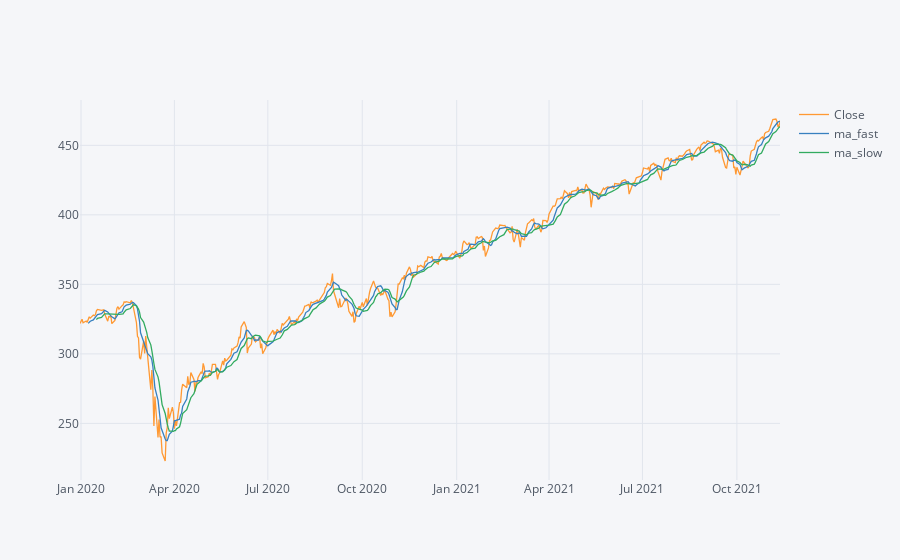

The notebook cell this image was saved under:
### Code cell
#Define the moving averags for the long and short term trends and add them to the dataframe
fast_trend = df.Open.rolling(window=short_trend_days).mean()
slow_trend = df.Open.rolling(window=long_trend_days).mean()

df['ma_fast'] = fast_trend
df['ma_slow'] = slow_trend
#Use the .plot() method to generate a plot of the Close price together with the long and short term trend lines.
df[['Close','ma_fast','ma_slow']].iplot()

### Figure 1 — Plotly figure (JSON) as saved in the notebook; plotly's stock layout.template omitted (floating-point values rounded to 4 significant figures; data arrays with more than 128 entries replaced by an {"elided": "..."} marker saying what was removed)
{"data": [{"line": {"color": "rgba(255, 153, 51, 1.0)", "dash": "solid", "shape": "linear", "width": 1.3}, "mode": "lines", "name": "Close", "text": "", "type": "scatter", "x": {"elided": "473 str values"}, "y": {"elided": "473 float values"}}, {"line": {"color": "rgba(55, 128, 191, 1.0)", "dash": "solid", "shape": "linear", "width": 1.3}, "mode": "lines", "name": "ma_fast", "text": "", "type": "scatter", "x": {"elided": "473 str values"}, "y": {"elided": "473 mixed values"}}, {"line": {"color": "rgba(50, 171, 96, 1.0)", "dash": "solid", "shape": "linear", "width": 1.3}, "mode": "lines", "name": "ma_slow", "text": "", "type": "scatter", "x": {"elided": "473 str values"}, "y": {"elided": "473 mixed values"}}], "layout": {"autosize": true, "legend": {"bgcolor": "#F5F6F9", "font": {"color": "#4D5663"}}, "paper_bgcolor": "#F5F6F9", "plot_bgcolor": "#F5F6F9", "title": {"font": {"color": "#4D5663"}}, "xaxis": {"autorange": true, "gridcolor": "#E1E5ED", "range": ["2019-12-31", "2021-11-12"], "showgrid": true, "tickfont": {"color": "#4D5663"}, "title": {"font": {"color": "#4D5663"}, "text": ""}, "type": "date", "zerolinecolor": "#E1E5ED"}, "yaxis": {"autorange": true, "gridcolor": "#E1E5ED", "range": [209.3, 482.6], "showgrid": true, "tickfont": {"color": "#4D5663"}, "title": {"font": {"color": "#4D5663"}, "text": ""}, "type": "linear", "zerolinecolor": "#E1E5ED"}}}
